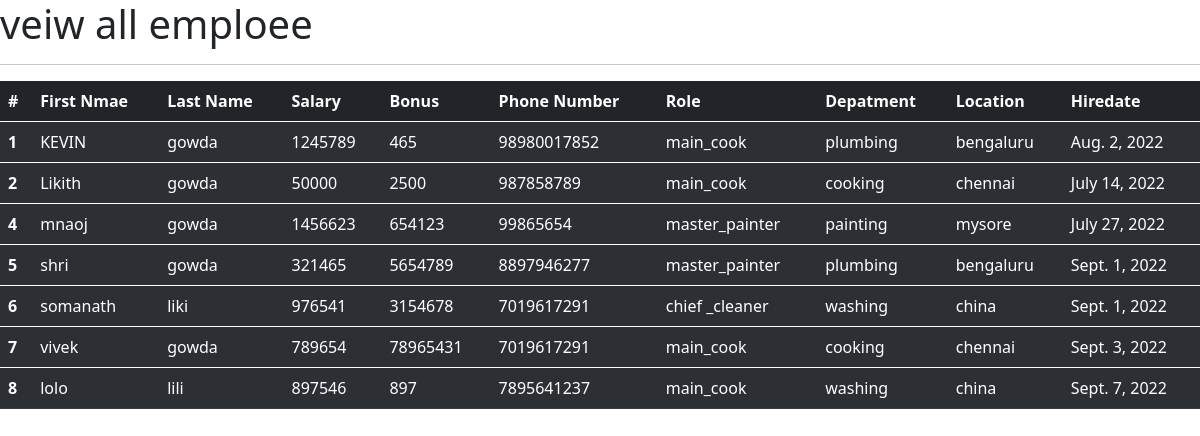
Page /all_emp/ on the committed database.
### emp_app/models.py (models this page shows, shortened)
class employee(models.Model):
    first_name = models.CharField(max_length=100,null =FALSE)
    last_name = models.CharField(max_length=100)
    dept = models.ForeignKey(Department,on_delete= models.CASCADE)
    salary = models.IntegerField(default=0)
    bonus = models.IntegerField(default=0)
    role = models.ForeignKey(Role, on_delete=models.CASCADE)
    phone = models.IntegerField(default=0)
    hire_date = models.DateField()
    def __str__(self):
        return "%s %s %s" %(self.first_name,self.last_name,self.phone)

class Role(models.Model):
    name = models.CharField(max_length = 100)

class Department(models.Model):
    name = models.CharField(max_length=100,null=False)
    location = models.CharField(max_length=100)

### emp_app/views.py (the view)
# urls.py: path('all_emp/',views.all_emp,name = 'all_emp'),
def all_emp(request):
    emps = employee.objects.all()
    context = {
        'emps': emps
    }
    print(context)
    return render(request,'veiw_all_emp.html',context)

### emp_app/templates/veiw_all_emp.html (shortened to what this page needs)
<!doctype html>
<html lang="en">
  <head>
    <link href="https://cdn.jsdelivr.net/npm/bootstrap@5.0.2/dist/css/bootstrap.min.css" rel="stylesheet">
  </head>
  <body>
    <h1>veiw all emploee</h1>
    <hr>
    <table class="table table-dark table-striped">
      <thead>
        <tr>
          <th scope="col">#</th>
          <th scope="col">First Nmae</th>
          <th scope="col">Last Name</th>
          <th scope="col">Salary</th>
          <th scope="col">Bonus</th>
          <th scope="col">Phone Number</th>
          <th scope="col">Role</th>
          <th scope="col">Depatment</th>
          <th scope="col">Location</th>
          <th scope="col">Hiredate</th>
        </tr>
      </thead>
      <tbody>
        {% for emp in emps %}
        <tr>
          <th scope="row">{{emp.id}}</th>
          <td>{{emp.first_name}}</td>
          <td>{{emp.last_name}}</td>
          <td>{{emp.salary}}</td>
          <td>{{emp.bonus}}</td>
          <td>{{emp.phone}}</td>
          <td>{{emp.role.name}}</td>
          <td>{{emp.dept.name}}</td>
          <td>{{emp.dept.location}}</td>
          <td>{{emp.hire_date}}</td>
        </tr>
      </tbody>
      {% endfor %}
    </table>
  </body>
</html>

### rows in the picture
employee: id "1", first_name "KEVIN", last_name "gowda", salary "1245789", bonus "465", phone "98980017852", role.name "main_cook", dept.name "plumbing", dept.location "bengaluru", hire_date "Aug. 2, 2022"
employee: id "2", first_name "Likith", last_name "gowda", salary "50000", bonus "2500", phone "987858789", role.name "main_cook", dept.name "cooking", dept.location "chennai", hire_date "July 14, 2022"
employee: id "4", first_name "mnaoj", last_name "gowda", salary "1456623", bonus "654123", phone "99865654", role.name "master_painter", dept.name "painting", dept.location "mysore", hire_date "July 27, 2022"
employee: id "5", first_name "shri", last_name "gowda", salary "321465", bonus "5654789", phone "8897946277", role.name "master_painter", dept.name "plumbing", dept.location "bengaluru", hire_date "Sept. 1, 2022"
employee: id "6", first_name "somanath", last_name "liki", salary "976541", bonus "3154678", phone "7019617291", role.name "chief _cleaner", dept.name "washing", dept.location "china", hire_date "Sept. 1, 2022"
employee: id "7", first_name "vivek", last_name "gowda", salary "789654", bonus "78965431", phone "7019617291", role.name "main_cook", dept.name "cooking", dept.location "chennai", hire_date "Sept. 3, 2022"
employee: id "8", first_name "lolo", last_name "lili", salary "897546", bonus "897", phone "7895641237", role.name "main_cook", dept.name "washing", dept.location "china", hire_date "Sept. 7, 2022"
